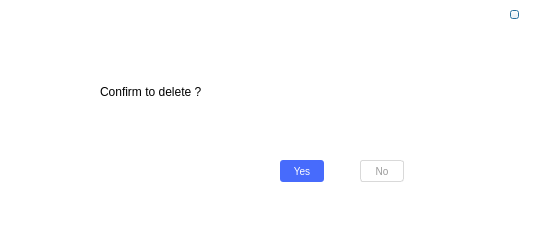
<?xml version="1.0" encoding="UTF-8"?>
<ui version="4.0">
 <class>DeleteConfirmDialog</class>
 <widget class="QDialog" name="DeleteConfirmDialog">
  <property name="geometry">
   <rect>
    <x>0</x>
    <y>0</y>
    <width>550</width>
    <height>241</height>
   </rect>
  </property>
  <property name="windowTitle">
   <string>Dialog</string>
  </property>
  <property name="styleSheet">
   <string notr="true">background-color: rgb(255, 255, 255);</string>
  </property>
  <widget class="QLabel" name="label_askcontent">
   <property name="geometry">
    <rect>
     <x>100</x>
     <y>80</y>
     <width>171</width>
     <height>24</height>
    </rect>
   </property>
   <property name="text">
    <string>Confirm to delete ?</string>
   </property>
  </widget>
  <widget class="QPushButton" name="pushButton_confirm">
   <property name="geometry">
    <rect>
     <x>280</x>
     <y>160</y>
     <width>44</width>
     <height>22</height>
    </rect>
   </property>
   <property name="focusPolicy">
    <enum>Qt::NoFocus</enum>
   </property>
   <property name="styleSheet">
    <string notr="true">QPushButton {
	background-color:rgba(28%,42%,99%,100%);


	border-style:inset;  
	border-radius:3px;  
	color:white;
	font-family: &quot;Microsoft YaHei&quot;;
	font-size: 10px;
}
QPushButton#pushButton:pressed {  
    /* 改变背景色   
    background-color:rgb(40,85,20); */
    /* 使文字有一点移动 */  
    padding-left:6px;  
    padding-top:6px;  
}  
</string>
   </property>
   <property name="text">
    <string>Yes</string>
   </property>
  </widget>
  <widget class="QPushButton" name="pushButton_cancel">
   <property name="geometry">
    <rect>
     <x>360</x>
     <y>160</y>
     <width>44</width>
     <height>22</height>
    </rect>
   </property>
   <property name="focusPolicy">
    <enum>Qt::NoFocus</enum>
   </property>
   <property name="styleSheet">
    <string notr="true">QPushButton {
	background-color:#ffffff;
	border:1px solid #D9D9D9;
	border-radius:3px;  
	color:#999999;
	font-family: &quot;Microsoft YaHei&quot;;
	font-size: 10px;
}
QPushButton#pushButton:pressed {  
    /* 改变背景色   
    background-color:rgb(40,85,20); */
    /* 使文字有一点移动 */  
    padding-left:6px;  
    padding-top:6px;  
}  
</string>
   </property>
   <property name="text">
    <string>No</string>
   </property>
  </widget>
  <widget class="QPushButton" name="pushButton_close">
   <property name="geometry">
    <rect>
     <x>510</x>
     <y>10</y>
     <width>9</width>
     <height>9</height>
    </rect>
   </property>
   <property name="styleSheet">
    <string notr="true">border-image: url(:/images/modalclose.png);</string>
   </property>
   <property name="text">
    <string/>
   </property>
  </widget>
  <widget class="QLabel" name="label_askimg">
   <property name="geometry">
    <rect>
     <x>40</x>
     <y>80</y>
     <width>16</width>
     <height>16</height>
    </rect>
   </property>
   <property name="styleSheet">
    <string notr="true">border-image: url(:/images/ask.png);</string>
   </property>
   <property name="text">
    <string/>
   </property>
  </widget>
 </widget>
 <resources/>
 <connections/>
</ui>
